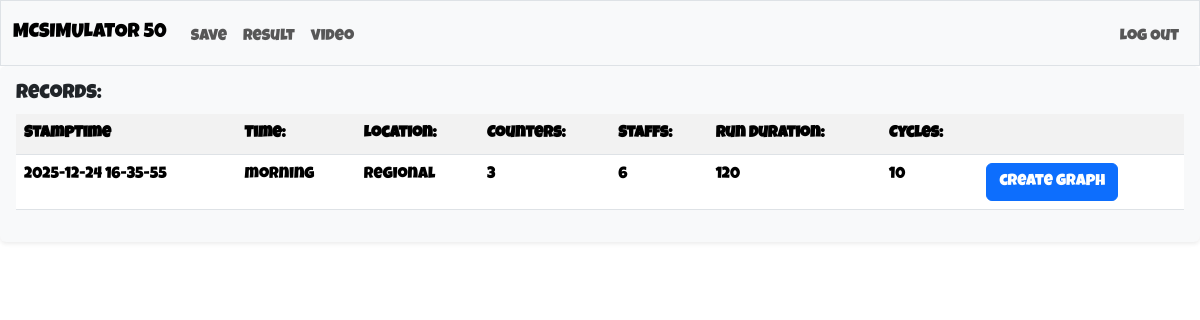
The app's page /save (signed in) with its own data.
### tables this page shows
CREATE TABLE sim (id INTEGER PRIMARY KEY AUTOINCREMENT NOT NULL, user_id INTEGER NOT NULL, inputs TEXT NOT NULL, waiting TEXT NOT NULL, time TEXT NOT NULL, t_exceed TEXT NOT NULL);

### app.py (the view)
@app.route("/save", methods=["POST", "GET"])
def save():
    cur_user = session["user_id"]
    if request.method == "POST":
            id = int(request.form.get("button"))
            session["d_id"] = id
            return redirect("/graph")
    else:
        all_inputs = []
        data = db.execute("SELECT time, inputs, id FROM sim WHERE user_id = ?", cur_user)
        for row in data:
            input_dict = json.loads(row["inputs"])
            all_inputs.append({
                "id": row["id"],
                "time": row["time"],
                "input": input_dict
            })
        return render_template("save.html", all_inputs=all_inputs)

### app.py (called while the page is built)
@app.after_request
def after_request(response):
    response.headers["Cache-Control"] = "no-cache, no-store, must-revalidate"
    response.headers["Expires"] = 0
    response.headers["Pragma"] = "no-cache"
    return response

### templates/save.html (shortened to what this page needs)
{% extends "layout.html" %}
{% block main %}
    <div class="row mb-4">
        <div class="col-12">
            <div class="p-3 bg-light rounded shadow-sm overflow-auto">
                <h5>Records:</h5>
                <table class="table table-striped">
                    <tr>
                        <th>StampTime</th>
                        <th>Time:</th>
                        <th>Location:</th>
                        <th>Counters:</th>
                        <th>Staffs:</th>
                        <th>Run Duration:</th>
                        <th>Cycles:</th>
                        <th></th>
                    </tr>
                    {% for row in all_inputs %}
                        <tr>
                            <td>{{ row.time }}</td>
                            <td>{{ row.input.time }}</td>
                            <td>{{ row.input.location }}</td>
                            <td>{{ row.input.counter }}</td>
                            <td>{{ row.input.staff}}</td>
                            <td>{{ row.input.duration }}</td>
                            <td>{{ row.input.cycle }}</td>
                            <td>
                                <form action="/save" method="post">
                                    <button type="submit" class="btn btn-primary" href="/graph" name="button" value="{{row.id}}" >create graph</button>
                                </form>
                            </td>
                        </tr>
                    {% endfor %}
                </table>
            </div>
        </div>
    </div>
{% endblock %}

### static/style.css (style rules this page uses)
body { font-family: "Luckiest Guy", cursive; }

### records on screen
sim: time "2025-12-24 16-35-55", input.time "morning", input.location "regional", input.counter "3", input.staff "6", input.duration "120", input.cycle "10"
